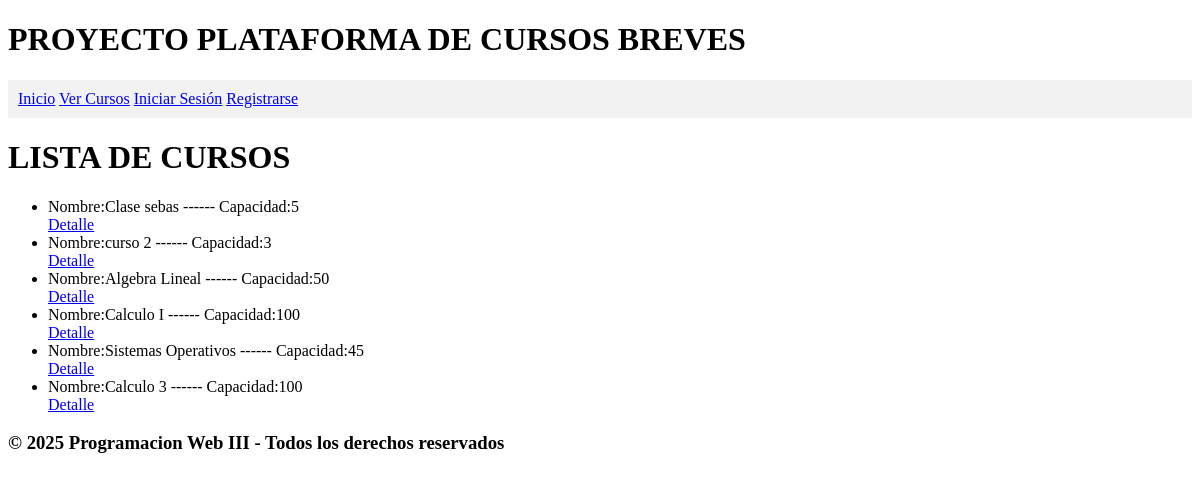
The app's page /lista_cursos/, older data.
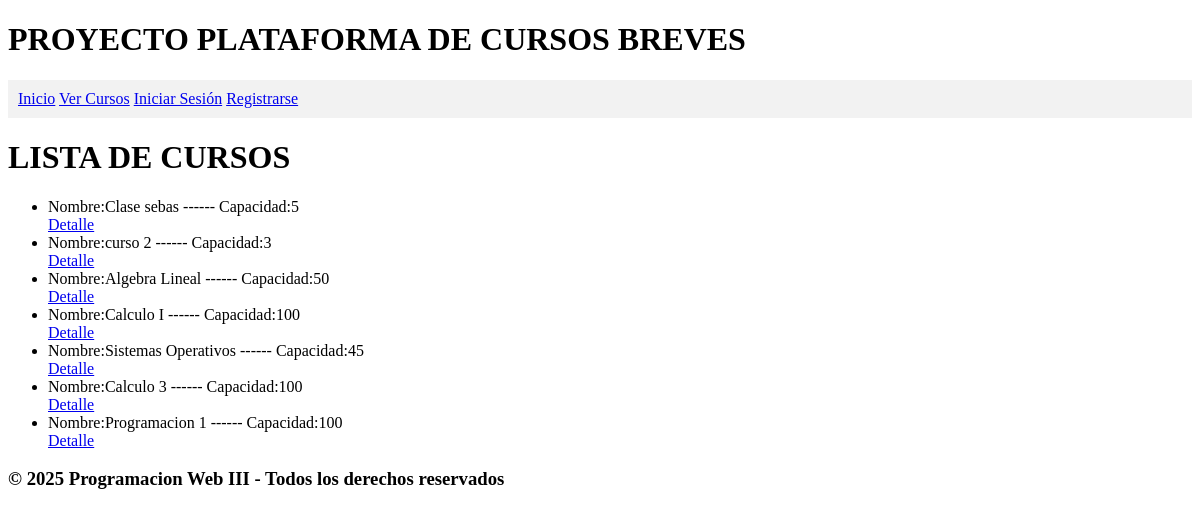
The same page, newer data.
### aplicacion/models.py (models this page shows, shortened)
class Curso(models.Model):
    nom_curso = models.CharField(max_length=30)
    capacidad = models.IntegerField()
    id_profesor = models.ForeignKey(Profesor, on_delete=models.CASCADE, related_name='cursos')

### aplicacion/views.py (the view)
# urls.py: path('lista_cursos/', views.lista_cursos, name='lista_cursos'),
def lista_cursos(request):
    cursos = Curso.objects.all()
    return render(request,'aplicacion/lista_cursos.html', {'cursos':cursos})

### aplicacion/templates/aplicacion/lista_cursos.html
{% extends "aplicacion/base.html" %}
{% block content %}
    <h1>LISTA DE CURSOS</h1>
    <ul>
        {% for curso in cursos %}
                <li>Nombre:{{curso.nom_curso}} ------ Capacidad:{{curso.capacidad}}</li><a href="{% url 'detalle_curso' curso.pk %}">Detalle</a>
        {% endfor %}
    </ul>
{% endblock content %}

### aplicacion/templates/aplicacion/base.html (shortened to what this page needs)
<!DOCTYPE html>
<html lang="en">
<head>
</head>
<body>
    <main>
        <h1>PROYECTO PLATAFORMA DE CURSOS BREVES</h1>
        <nav style="background-color:#f2f2f2; padding: 10px;">
        <a href="{% url 'home' %}">Inicio</a>
        <a href="{% url 'lista_cursos' %}">Ver Cursos</a>
    {% if user.is_authenticated %}
    {% if user.perfilusuario.rol == 'maestro' %}
      <a href="{% url 'crear_curso' %}">Crear Curso</a>
    {% elif user.perfilusuario.rol == 'normal' %}
      <a href="{% url 'cursos_inscritos' %}">Ver mis cursos inscritos</a>
    {% endif %}
    <span>Bienvenido {{ user.username }}</span>
    <a href="{% url 'salir' %}">Cerrar Sesión</a>
  {% else %}
    <a href="{% url 'login' %}">Iniciar Sesión</a>
    <a href="{% url 'registrar' %}">Registrarse</a>
  {% endif %}
    </nav>
        {% block content %}
        {% endblock  %}
    </main>
    <footer>
        <h3>© 2025 Programacion Web III - Todos los derechos reservados</h3>
    </footer>
</body>
</html>

Row changes from the older to the newer data that the page shows:
added Curso: nom_curso "Programacion 1", capacidad "100"
